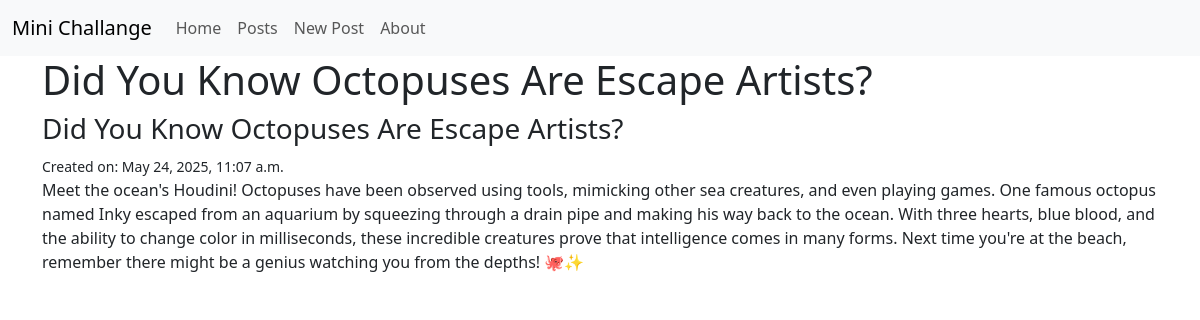
/posts/1, run on the app's committed database.
### posts/models.py (models this page shows, shortened)
class Post(models.Model):
    title = models.CharField(max_length=128)                 #* Inheritance | Title of the post
    subtitle = models.CharField(max_length=256)              #* Composition | Subtitle of the post
    body = models.TextField()                                #* Composition | Body of the post
    created_on = models.DateTimeField(auto_now_add=True)     #* Composition | Date of creation

### posts/views.py (the view)
# urls.py: path("<int:pk>", views.PostDetailView.as_view(), name="detail"),
class PostDetailView(DetailView):
    template_name = "posts/detail.html"
    model = Post

### templates/posts/detail.html (shortened to what this page needs)
{% extends "base.html" %}
{% load static %}
{% block content %}
    <h1> {{post.title}} </h1>
    <h3> {{ post.subtitle }} </h3>
    <small> Created on: {{ post.created_on }}</small>
    <p> {{ post.body }} </p>
{% endblock content %}

### data on the page
Post: title "Did You Know Octopuses Are Escape Artists?", subtitle "Did You Know Octopuses Are Escape Artists?", created_on "May 24, 2025, 11:07 a.m.", body "Meet the ocean's Houdini! Octopuses have been observed using tools, mimicking other sea creatures, and even playing games. One famous octopus named Inky escaped from an aquarium by squeezing through a drain pipe and making his way back to the ocean. With three hearts, blue blood, and the ability to change color in milliseconds, these incredible creatures prove that intelligence comes in many forms. Next time you're at the beach, remember there might be a genius watching you from the depths! 🐙✨"
